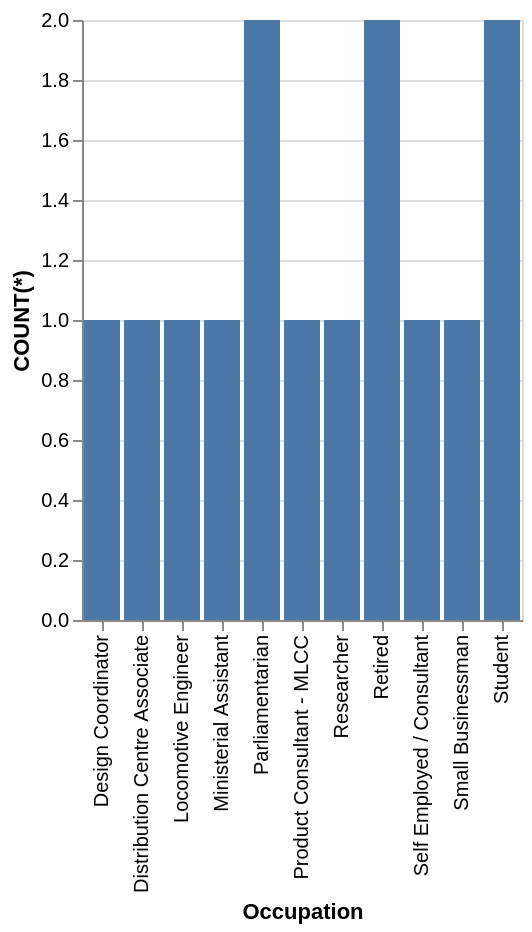

Vega-Lite specification for this chart:
### Vega-Lite specification from a JSON file in a GitHub repository (floating-point values rounded to 4 significant figures)
{"data": {"values": [{"x_data": "Design Coordinator", "y_data": 1}, {"x_data": "Distribution Centre Associate", "y_data": 1}, {"x_data": "Locomotive Engineer", "y_data": 1}, {"x_data": "Ministerial Assistant", "y_data": 1}, {"x_data": "Parliamentarian", "y_data": 2}, {"x_data": "Product Consultant - MLCC", "y_data": 1}, {"x_data": "Researcher", "y_data": 1}, {"x_data": "Retired", "y_data": 2}, {"x_data": "Self Employed / Consultant", "y_data": 1}, {"x_data": "Small Businessman", "y_data": 1}, {"x_data": "Student", "y_data": 2}]}, "mark": "bar", "encoding": {"x": {"field": "x_data", "type": "nominal", "title": "Occupation", "sort": "ascending"}, "y": {"field": "y_data", "type": "quantitative", "title": "COUNT(*)"}}}
